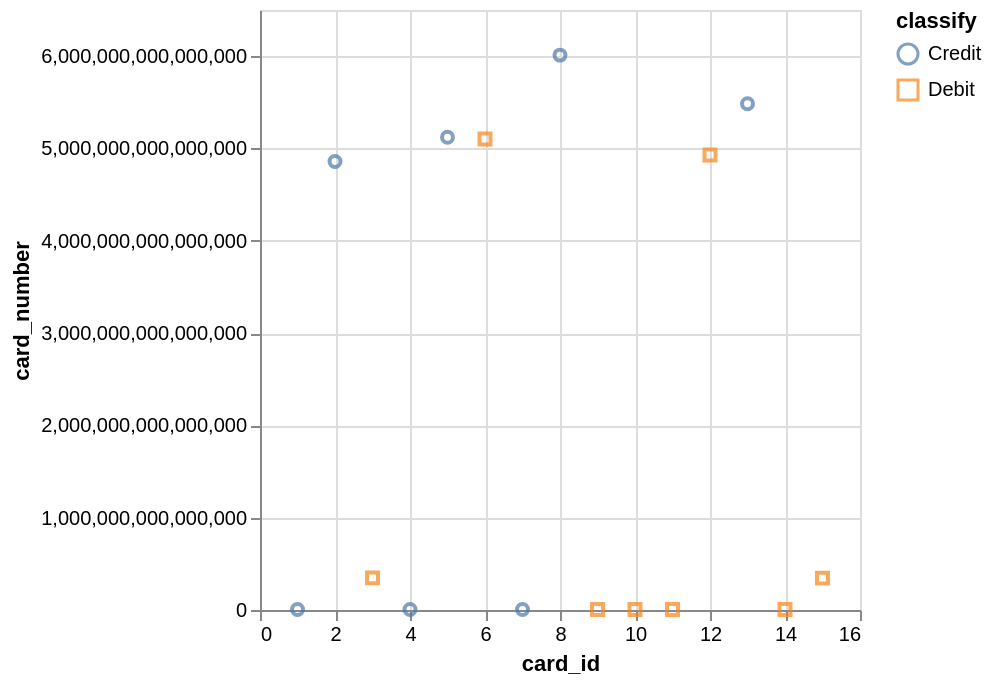

Write a Vega-Lite specification for this figure.
### Vega-Lite specification from a JSON file in a GitHub repository (floating-point values rounded to 4 significant figures)
{"data": {"values": [{"x_data": 1, "y_data": 4560596484842, "classify": "Credit"}, {"x_data": 2, "y_data": 4859448397570735, "classify": "Credit"}, {"x_data": 4, "y_data": 4485460762694, "classify": "Credit"}, {"x_data": 5, "y_data": 5122249720639438, "classify": "Credit"}, {"x_data": 7, "y_data": 4716674779726, "classify": "Credit"}, {"x_data": 8, "y_data": 6011225247353230, "classify": "Credit"}, {"x_data": 13, "y_data": 5484846021884483, "classify": "Credit"}, {"x_data": 3, "y_data": 348237249146948, "classify": "Debit"}, {"x_data": 6, "y_data": 5102229294602335, "classify": "Debit"}, {"x_data": 9, "y_data": 4929590358481, "classify": "Debit"}, {"x_data": 10, "y_data": 4532488235104, "classify": "Debit"}, {"x_data": 11, "y_data": 4707949584519, "classify": "Debit"}, {"x_data": 12, "y_data": 4929896676202959, "classify": "Debit"}, {"x_data": 14, "y_data": 4929384762825, "classify": "Debit"}, {"x_data": 15, "y_data": 345475370003028, "classify": "Debit"}]}, "mark": "point", "encoding": {"x": {"field": "x_data", "type": "quantitative", "title": "card_id", "scale": {"zero": "false"}}, "y": {"field": "y_data", "type": "quantitative", "title": "card_number", "scale": {"zero": "false"}}, "color": {"field": "classify", "type": "nominal"}, "shape": {"field": "classify", "type": "nominal"}}}
